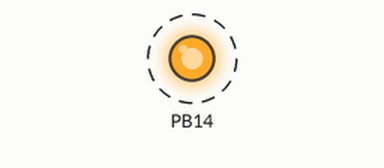
The sketch below on a simulated STM32 Blue Pill. Shown: output pins drawn as LEDs (lit = HIGH). Dashed ring = blinking.

Above: at 0.5 s.
Timing chart, 0 to 4.6 s (numbered marks = the images above):
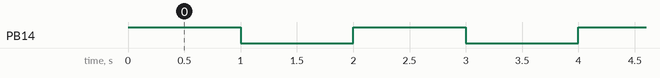

The sketch:

sketch_02.ino
```cpp
//To blink the LED
//int count=0;

void setup() {
  // put your setup code here, to run once:
Serial.begin(9600);
pinMode(PB14,OUTPUT);
}

void loop() {
  // put your main code here, to run repeatedly:
digitalWrite(PB14,HIGH);
delay(1000);
digitalWrite(PB14,LOW);
delay(1000);


}
```

Measured:
- by itself, PB14: alternates HIGH for 1.0 s and LOW for 1.0 s
